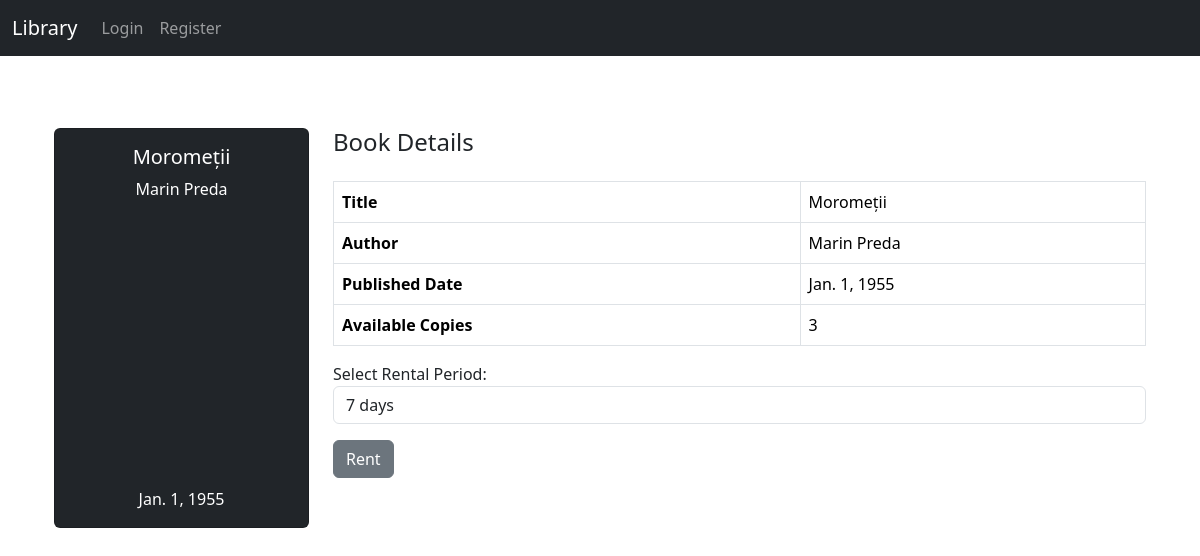
Before: /rent/4/ with the older database file.
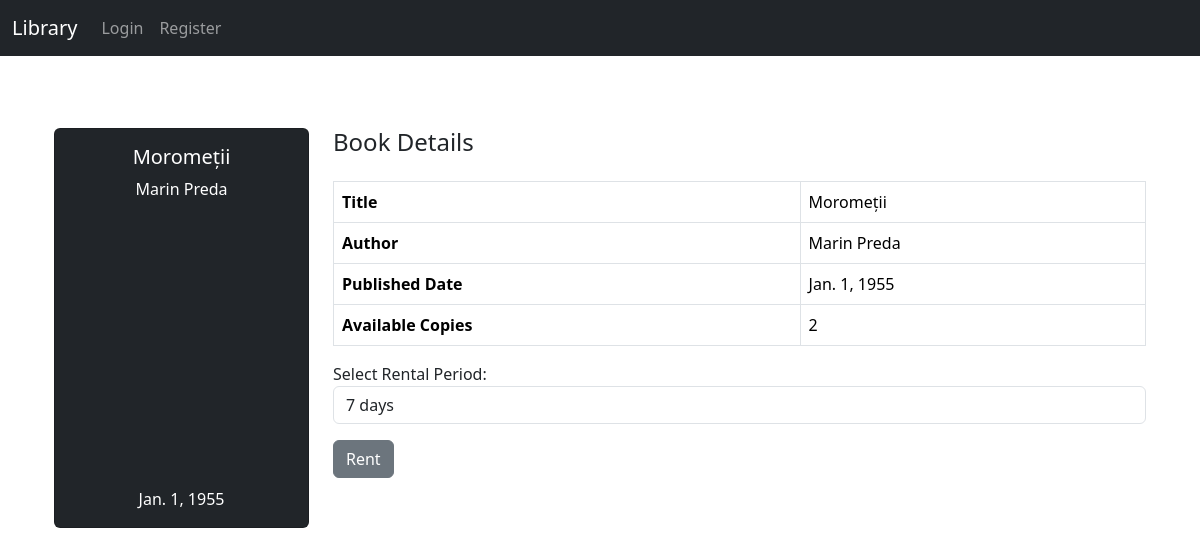
After: the same page with the newer database file.
### mainview/models.py (models this page shows, shortened)
class Book(models.Model):
    title = models.CharField(max_length=100)
    author = models.CharField(max_length=100, blank=True, null=True)
    published_date = models.DateField(blank=True, null=True)
    available_copies = models.PositiveIntegerField(default=0)

### mainview/views.py (the view, shortened to what this page needs)
# urls.py: path("rent/<int:book_id>/", views.rentBook_view, name="rentBook"),
def rentBook_view(request, book_id):
    try:
        book = Book.objects.get(id=book_id)
    except Book.DoesNotExist:
        messages.error(request, 'Book not found.')
        return redirect('home')
    return render(request, "rentBook.html", {"book": book})

### mainview/context_processors.py (called while the page is built)
def user_context_processor(request):
    if request.user.is_authenticated and request.user.is_staff:
        User = get_user_model()
        pending_users = User.objects.all().filter(is_active=False).count()
        return {'pending_users': pending_users}
    return {}

### mainview/templates/rentBook.html (shortened to what this page needs)
{% extends 'base.html' %}
{% block content %}
<div class="container mt-5">
    <div class="row">
        <div class="col-md-3">
            <div class="card bg-dark text-white text-center" style="height: 400px;">
                <div class="card-body d-flex flex-column justify-content-center">
                    <h5 class="card-title">{{ book.title }}</h5>
                    <p class="card-text">{{ book.author }}</p>
                    <p class="card-text mt-auto">{{ book.published_date }}</p>
                </div>
            </div>
        </div>
        <div class="col-md-9">
            <h4 class="mb-4">Book Details</h4>
            <table class="table table-bordered">
                <tbody>
                    <tr>
                        <th scope="row">Title</th>
                        <td>{{ book.title }}</td>
                    </tr>
                    <tr>
                        <th scope="row">Author</th>
                        <td>{{ book.author }}</td>
                    </tr>
                    <tr>
                        <th scope="row">Published Date</th>
                        <td>{{ book.published_date }}</td>
                    </tr>
                    <tr>
                        <th scope="row">Available Copies</th>
                        <td>{{ book.available_copies }}</td>
                    </tr>
                </tbody>
            </table>
            <form method="POST">
                <div class="form-group">
                    <label for="rental_period">Select Rental Period:</label>
                    <select class="form-control" id="rental_period" name="rental_period" required>
                        <option value="7">7 days</option>
                    </select>
                </div>
                <button type="submit" class="btn btn-secondary mt-3">Rent</button>
            </form>
        </div>
    </div>
</div>
{% endblock %}

Changed rows visible on the page:
changed Book "Moromeții": available_copies "3" → "2"
